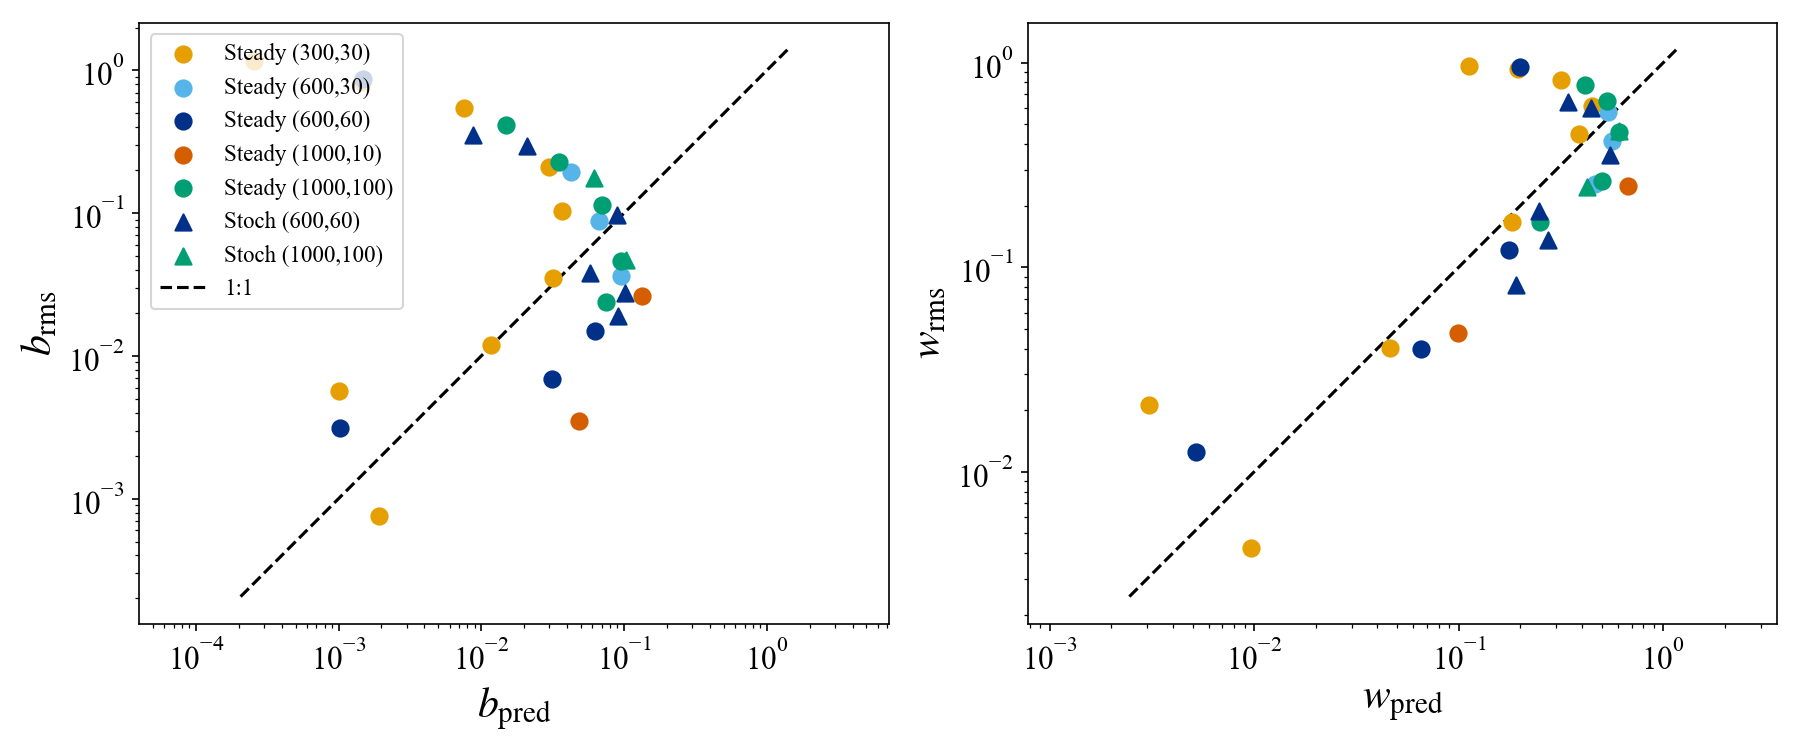

Reproduce this figure in Python.
import numpy as np
import matplotlib.pyplot as plt
import matplotlib as mpl
from scipy.optimize import curve_fit

mpl.rcParams['font.family'] = 'serif'
mpl.rcParams['font.serif'] = ['Times New Roman']
mpl.rcParams['mathtext.fontset'] = 'stix'

# Wong (2011) colorblind-safe 8-color palette
DARK_BLUE  = '#003087'
SKY_BLUE   = '#56B4E9'
ORANGE     = '#E69F00'
VERMILLION = '#D55E00'
GREEN      = '#009E73'
PINK       = '#CC79A7'


def load_dat_blocks(filepath):
    blocks = []
    current_rows = []
    with open(filepath, 'r') as f:
        for line in f:
            line = line.strip()
            if not line:
                if current_rows:
                    blocks.append(np.array(current_rows, dtype=float))
                    current_rows = []
                continue
            if line.startswith('#'):
                continue
            try:
                current_rows.append([float(v) for v in line.split()])
            except ValueError:
                pass
    if current_rows:
        blocks.append(np.array(current_rows, dtype=float))
    return blocks


def compute_Fr_eff_inv(block):
    """(Fr*)^{-1} = sqrt(B) / uh_rms"""
    B  = block[:, 2]   # col 3
    uh = block[:, 29]  # col 30
    return np.sqrt(B) / uh


def recon_brms(X, c_turb, c_lam):
    """b_pred = sqrt(VTurb*(c_turb * FrT_inv^(3/2))^2 + VLam*(c_lam * FrT_inv)^2)"""
    FrT_inv, VTurb = X
    VLam = 1.0 - VTurb
    return np.sqrt(VTurb * (c_turb * FrT_inv**1.5)**2
                 + VLam  * (c_lam  * FrT_inv)**2)


def recon_wrms(X, c_turb, c_lam):
    """w_pred = sqrt(VTurb*(c_turb * FrT_inv^(1/2))^2 + VLam*(c_lam * FrT_inv)^2)"""
    FrT_inv, VTurb = X
    VLam = 1.0 - VTurb
    return np.sqrt(VTurb * (c_turb * FrT_inv**0.5)**2
                 + VLam  * (c_lam  * FrT_inv)**2)


def valid_mask(FrT_inv, VTurb, y):
    return (np.isfinite(FrT_inv) & np.isfinite(VTurb) & np.isfinite(y)
            & (FrT_inv > 0) & (y > 0) & (VTurb >= 0) & (VTurb <= 1))


def collect_all(blocks, datasets, ycol):
    """Gather all valid (FrT_inv, VTurb, y) across every dataset for fitting."""
    fi, vt, yy = [], [], []
    for idx, *_ in datasets:
        block = blocks[idx]
        f = compute_Fr_eff_inv(block)
        v = block[:, 19]   # vturb  (col 20)
        y = block[:, ycol]
        m = valid_mask(f, v, y)
        fi.append(f[m]); vt.append(v[m]); yy.append(y[m])
    return np.concatenate(fi), np.concatenate(vt), np.concatenate(yy)


def make_parity_panel(ax, blocks, datasets, ycol, recon_func,
                      actual_label, pred_label, quantity_name):
    # Fit c_turb, c_lam on pooled data
    FrT_inv_all, VTurb_all, y_all = collect_all(blocks, datasets, ycol)
    popt, _ = curve_fit(recon_func, (FrT_inv_all, VTurb_all), y_all,
                        p0=[1.0, 1.0], maxfev=10000)
    c_turb, c_lam = popt
    print(f"{quantity_name}: c_turb = {c_turb:.4e},  c_lam = {c_lam:.4e}")

    all_actual, all_pred = [], []

    for idx, label, color, marker in datasets:
        block  = blocks[idx]
        FrT_inv = compute_Fr_eff_inv(block)
        VTurb   = block[:, 19]
        y       = block[:, ycol]
        m = valid_mask(FrT_inv, VTurb, y)
        if not m.any():
            continue

        y_pred = recon_func((FrT_inv[m], VTurb[m]), c_turb, c_lam)
        ax.scatter(y_pred, y[m], color=color, marker=marker,
                   s=60, zorder=3, label=label)
        all_actual.append(y[m])
        all_pred.append(y_pred)

    # 1:1 reference line over the full data range
    combined = np.concatenate(all_actual + all_pred)
    vmin, vmax = combined.min() * 0.8, combined.max() * 1.2
    ref = np.logspace(np.log10(vmin), np.log10(vmax), 200)
    ax.plot(ref, ref, 'k--', linewidth=1.5, label='1:1', zorder=2)

    ax.set_xscale('log')
    ax.set_yscale('log')
    ax.set_xlabel(pred_label,   fontsize=20)
    ax.set_ylabel(actual_label, fontsize=20)
    ax.tick_params(labelsize=15)
    ax.set_aspect('equal', adjustable='datalim')

    return c_turb, c_lam


def main():
    blocks   = load_dat_blocks('tavg_bflux.dat')
    datasets = [
        (0, 'Steady (300,30)',   ORANGE,    'o'),
        (1, 'Steady (600,30)',   SKY_BLUE,  'o'),
        (2, 'Steady (600,60)',   DARK_BLUE, 'o'),
        (3, 'Steady (1000,10)',  VERMILLION,'o'),
        (4, 'Steady (1000,100)', GREEN,     'o'),
        (5, 'Stoch (600,60)',    DARK_BLUE, '^'),
        (6, 'Stoch (1000,100)', GREEN,     '^'),
    ]

    fig, axes = plt.subplots(1, 2, figsize=(12, 5))

    make_parity_panel(
        axes[0], blocks, datasets,
        ycol=13, recon_func=recon_brms,
        actual_label=r'$b_\mathrm{rms}$',
        pred_label=r'$b_\mathrm{pred}$',
        quantity_name='brms',
    )
    make_parity_panel(
        axes[1], blocks, datasets,
        ycol=9, recon_func=recon_wrms,
        actual_label=r'$w_\mathrm{rms}$',
        pred_label=r'$w_\mathrm{pred}$',
        quantity_name='wrms',
    )

    # legend on first panel only
    axes[0].legend(fontsize=11, loc='upper left')

    fig.tight_layout()
    fig.savefig('reconstruction_plot.pdf')
    fig.savefig('reconstruction_plot.png', dpi=150)
    print("Saved reconstruction_plot.pdf and reconstruction_plot.png")


if __name__ == '__main__':
    main()
